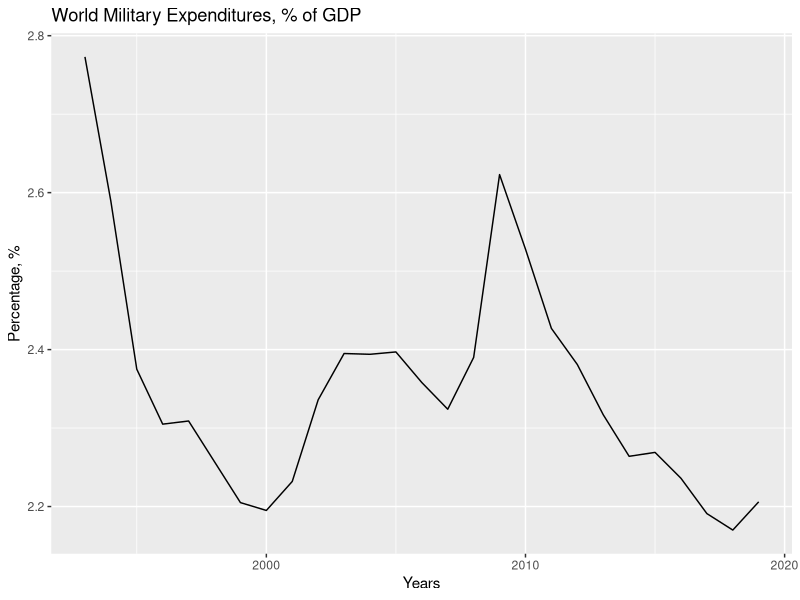
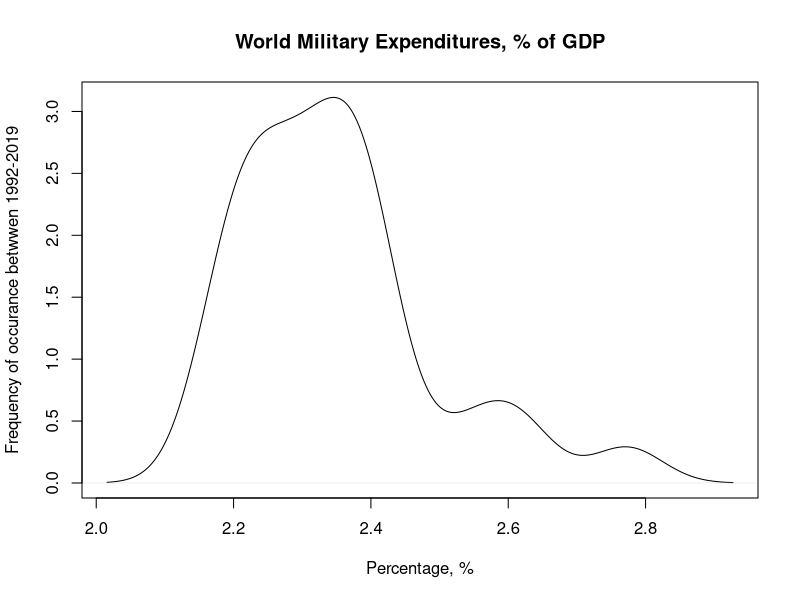
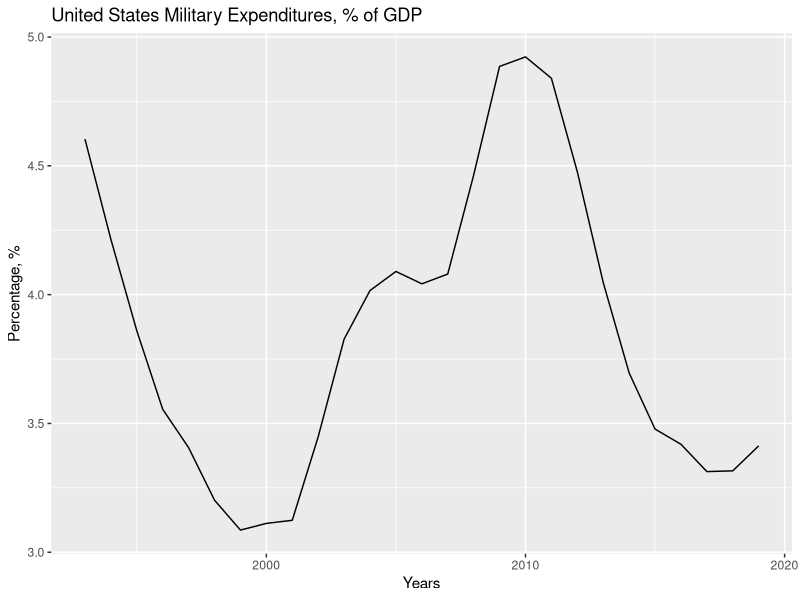
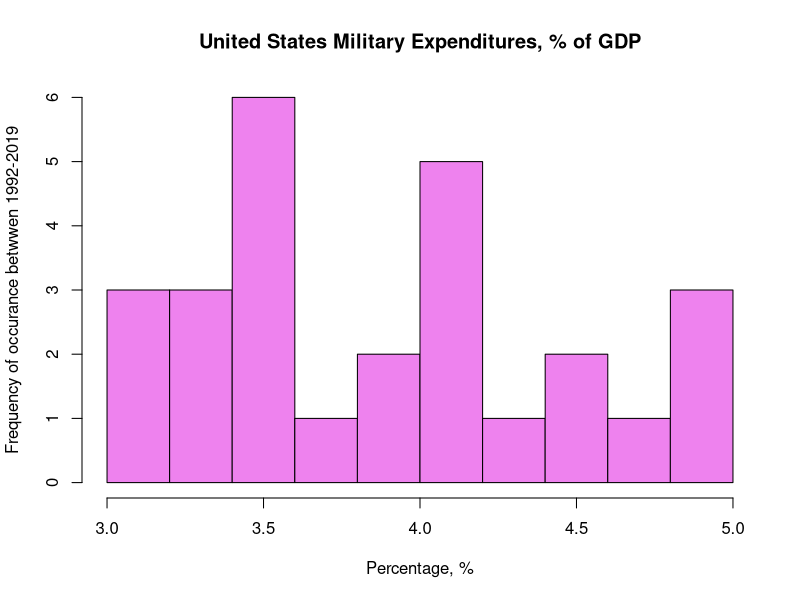
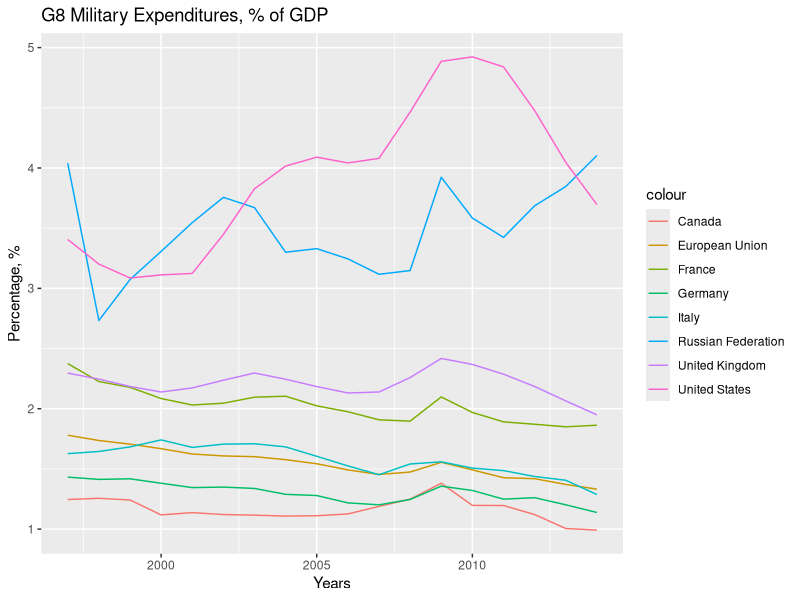
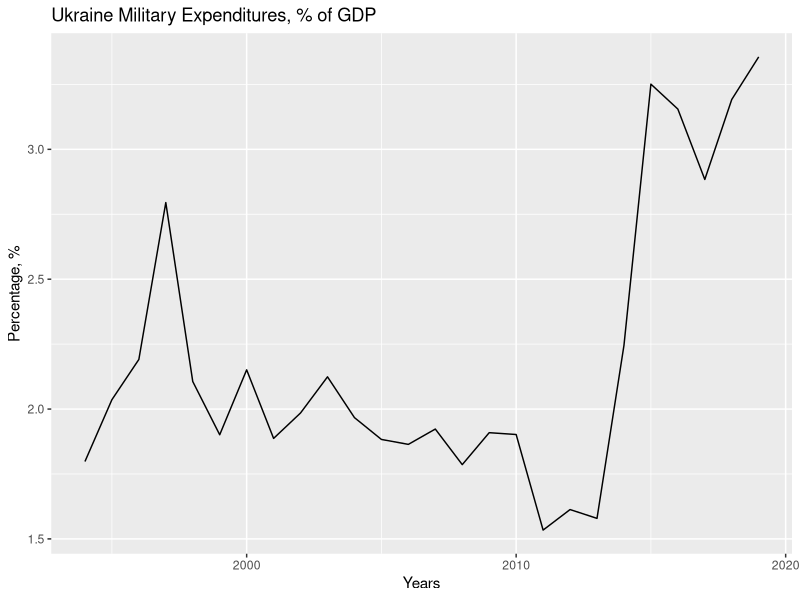
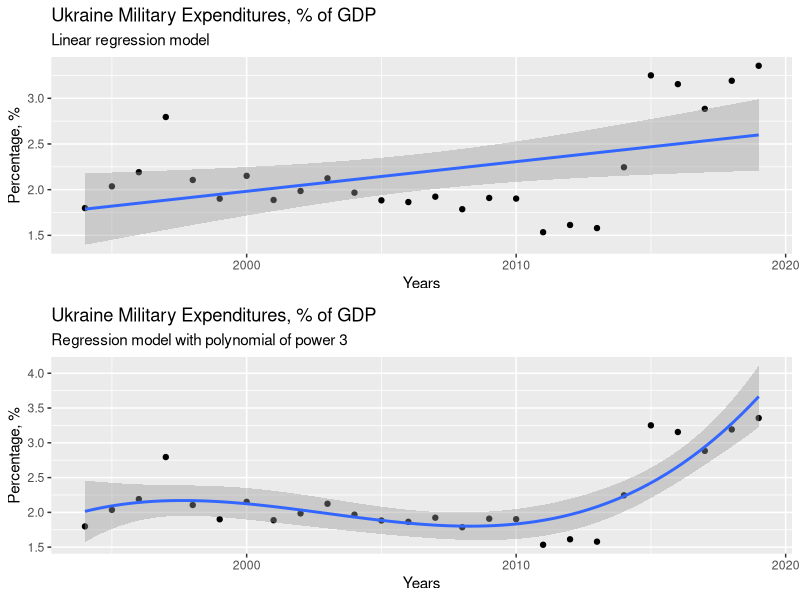

The R script that drew these images, in order:
## ---- chunk 1
knitr::opts_chunk$set(echo = TRUE)
## ---- chunk 2
my_data <- read.csv("exportecon.csv")
#dataset clearing port

#modifying columns
colnames(my_data)[1:4] <- c("Country_Name", "Country_Code", "Indicator_Name", "Indicator_Code")

#modifying years
colnames(my_data)[5:65] <- 1959 + seq(1960:2020)

#dealing with na
my_data[is.na(my_data)] <- 0
#rounding
library('scales')  
my_data[5:65] <- round(my_data[5:65], 3)
## ---- chunk 3
library(tidyverse) 

#subsetting overall world data
world1<- subset(my_data, Country_Name %in% "World")

#selecting columns for 1992-2019 period; deleting columns with country code and indicator names and merging 
#the data into a vector g_77 and assign column names World and Years for readability
g_83 <-world1 %>% select(1:3, 37:64)
g_77<- g_83[-c(2:4)]
v12<- as.integer(names(g_77[2:28]))
g_76 <- select(g_77, -1)
g_77 <- rbind(g_76, v12)
rownames(g_77) <- c("World", "Years")

#transposing data and saving it as a data frame
g_neww <- as.data.frame(t(g_77))

#graphing the world military expenditures tendency 
ggplot(g_neww, aes(x = Years, y = World)) + geom_line() + labs(title = "World Military Expenditures, % of GDP", x = "Years", y = "Percentage, %") 

#Density histogram
d <-density(g_neww$World)
plot(d, main = "World Military Expenditures, % of GDP", xlab = "Percentage, %", ylab = "Frequency of occurance betwwen 1992-2019")
## ---- chunk 4
#subsetting US data
usa<- subset(my_data, Country_Name %in% "United States")

#selecting columns for 1992-2019 period; deleting columns with country code and indicator names and merging 
#the data into a vector g_77 and assign column names United_States and Years for readability
g_83 <-usa %>% select(1:3, 37:64)
g_77<- g_83[-c(2:4)]
v12<- as.integer(names(g_77[2:28]))
g_76 <- select(g_77, -1)
g_77 <- rbind(g_76, v12)
rownames(g_77) <- c("United_States", "Years")
#transposing data and saving it as a data frame
g_neww <- as.data.frame(t(g_77))

#graphing US military expenditures tendency
ggplot(g_neww, aes(x = Years, y = United_States)) + geom_line() + labs(title = "United States Military Expenditures, % of GDP", x = "Years", y = "Percentage, %") 

#Density histogram
d <-hist(g_neww$United_States, main = "United States Military Expenditures, % of GDP", xlab = "Percentage, %", ylab = "Frequency of occurance betwwen 1992-2019", breaks = 12, col = "violet")
## ---- chunk 5
cat("\\newpage")
## ---- chunk 6
g_8 <- subset(my_data, Country_Name %in% c("United States", "France", "Canada", "Russian Federation", "Germany", "Italy", "United Kingdom", "European Union"))
#choosing period of time as 1992 - 2014 
g_88 <- g_8 %>% select(1:3, 42:59)
yrs <- 1996 + seq(1997:2014)
g_88 <- g_88[-c(2:3)]
v1<- as.integer(names(g_88[2:19]))
g_88 <- select(g_88, -1)
g_89 <- rbind(g_88, v1)
rownames(g_89) <- c("Canada", "Germany", "European_Union", "France", "United_Kingdom", "Italy", "Russian_Federation", "United_States", "Years")
#transposing data
g_new <- as.data.frame(t(g_89))

ggplot(g_new, aes(x = Years))+ geom_line(aes(y = Canada, col = "Canada")) + geom_line(aes(y = Germany, col = "Germany")) + geom_line(aes(y = European_Union, col = "European Union")) +geom_line(aes(y = France, col = "France"))+ geom_line(aes(y = United_Kingdom, col = "United Kingdom")) + geom_line(aes(y = Italy, col = "Italy")) + geom_line(aes(y = Russian_Federation, col = "Russian Federation")) + geom_line(aes(y = United_States, col = "United States"))+ labs(title = "G8 Military Expenditures, % of GDP", x = "Years", y = "Percentage, %")
## ---- chunk 7
library("gridExtra")

ukr<- subset(my_data, Country_Name %in% "Ukraine")
g_84 <-ukr %>% select(1:3, 38:64)
g_78<- g_84[-c(2:4)]
v12<- as.integer(names(g_78[2:27]))
g_71 <- select(g_78, -1)
g_70 <- rbind(g_71, v12)
rownames(g_70) <- c("Ukraine", "Years")

#transposing data
g_neww <- as.data.frame(t(g_70))
#graph via basic r
ggplot(g_neww, aes(x = Years, y = Ukraine)) + geom_line() + labs(title = "Ukraine Military Expenditures, % of GDP", x = "Years", y = "Percentage, %") 

lm1 <- ggplot(g_neww, aes(x = Years, y = Ukraine)) + geom_point() + geom_smooth(method = "lm", formula = y ~ x)   +labs(title = "Ukraine Military Expenditures, % of GDP", x = "Years", y = "Percentage, %", subtitle = "Linear regression model") 

pm1 <- ggplot(g_neww, aes(x = Years, y = Ukraine)) + geom_point() + geom_smooth(method = "lm", formula = y ~ poly(x, 3))   +labs(title = "Ukraine Military Expenditures, % of GDP", x = "Years", y = "Percentage, %", subtitle = "Regression model with polynomial of power 3") 

grid.arrange(lm1, pm1, nrow = 2, ncol = 1) #( Reference #12)

## ---- chunk 8
cat("\\newpage")
